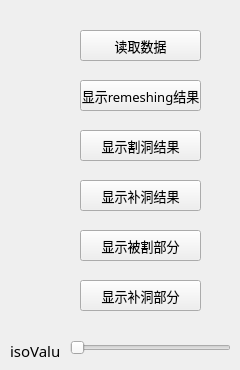
          <widget class="QWidget" name="tab_5">
           <attribute name="title">
            <string>页</string>
           </attribute>
           <widget class="QSlider" name="isoValueSlider">
            <property name="geometry">
             <rect>
              <x>70</x>
              <y>340</y>
              <width>161</width>
              <height>16</height>
             </rect>
            </property>
            <property name="orientation">
             <enum>Qt::Horizontal</enum>
            </property>
           </widget>
           <widget class="QLabel" name="label_13">
            <property name="geometry">
             <rect>
              <x>10</x>
              <y>340</y>
              <width>51</width>
              <height>21</height>
             </rect>
            </property>
            <property name="font">
             <font>
              <family>微软雅黑</family>
              <pointsize>11</pointsize>
             </font>
            </property>
            <property name="text">
             <string>isoValue</string>
            </property>
           </widget>
           <widget class="QPushButton" name="read_remeshing">
            <property name="geometry">
             <rect>
              <x>80</x>
              <y>30</y>
              <width>121</width>
              <height>31</height>
             </rect>
            </property>
            <property name="font">
             <font>
              <family>微软雅黑</family>
              <pointsize>10</pointsize>
             </font>
            </property>
            <property name="text">
             <string>读取数据</string>
            </property>
           </widget>
           <widget class="QPushButton" name="set_remeshing">
            <property name="geometry">
             <rect>
              <x>80</x>
              <y>80</y>
              <width>121</width>
              <height>31</height>
             </rect>
            </property>
            <property name="font">
             <font>
              <family>微软雅黑</family>
              <pointsize>10</pointsize>
             </font>
            </property>
            <property name="text">
             <string>显示remeshing结果</string>
            </property>
           </widget>
           <widget class="QPushButton" name="set_hole">
            <property name="geometry">
             <rect>
              <x>80</x>
              <y>130</y>
              <width>121</width>
              <height>31</height>
             </rect>
            </property>
            <property name="font">
             <font>
              <family>微软雅黑</family>
              <pointsize>10</pointsize>
             </font>
            </property>
            <property name="text">
             <string>显示割洞结果</string>
            </property>
           </widget>
           <widget class="QPushButton" name="set_hole_filled">
            <property name="geometry">
             <rect>
              <x>80</x>
              <y>180</y>
              <width>121</width>
              <height>31</height>
             </rect>
            </property>
            <property name="font">
             <font>
              <family>微软雅黑</family>
              <pointsize>10</pointsize>
             </font>
            </property>
            <property name="text">
             <string>显示补洞结果</string>
            </property>
           </widget>
           <widget class="QPushButton" name="set_deletehole">
            <property name="geometry">
             <rect>
              <x>80</x>
              <y>230</y>
              <width>121</width>
              <height>31</height>
             </rect>
            </property>
            <property name="font">
             <font>
              <family>微软雅黑</family>
              <pointsize>10</pointsize>
             </font>
            </property>
            <property name="text">
             <string>显示被割部分</string>
            </property>
           </widget>
           <widget class="QPushButton" name="set_holepatch">
            <property name="geometry">
             <rect>
              <x>80</x>
              <y>280</y>
              <width>121</width>
              <height>31</height>
             </rect>
            </property>
            <property name="font">
             <font>
              <family>微软雅黑</family>
              <pointsize>10</pointsize>
             </font>
            </property>
            <property name="text">
             <string>显示补洞部分</string>
            </property>
           </widget>
          </widget>
